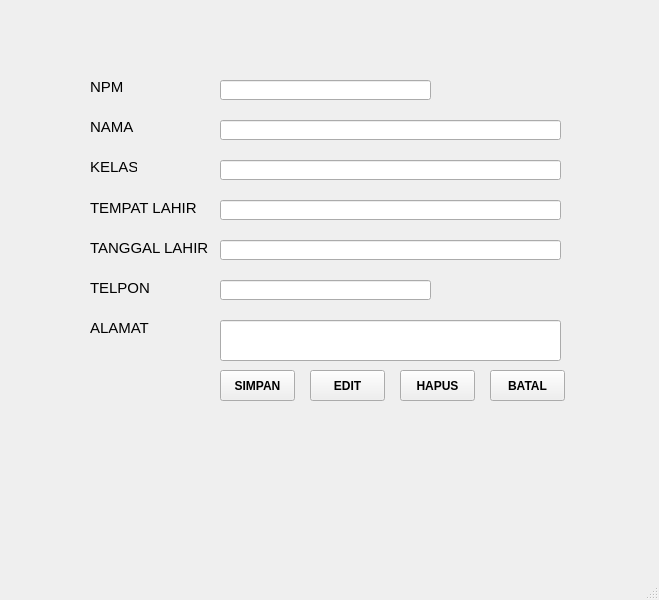
<?xml version="1.0" encoding="UTF-8"?>
<ui version="4.0">
 <class>MainWindow</class>
 <widget class="QMainWindow" name="MainWindow">
  <property name="geometry">
   <rect>
    <x>0</x>
    <y>0</y>
    <width>659</width>
    <height>600</height>
   </rect>
  </property>
  <property name="windowTitle">
   <string>MainWindow</string>
  </property>
  <widget class="QWidget" name="centralwidget">
   <widget class="QLineEdit" name="lineEdit_2">
    <property name="geometry">
     <rect>
      <x>220</x>
      <y>120</y>
      <width>341</width>
      <height>20</height>
     </rect>
    </property>
   </widget>
   <widget class="QLabel" name="label_2">
    <property name="geometry">
     <rect>
      <x>90</x>
      <y>120</y>
      <width>47</width>
      <height>13</height>
     </rect>
    </property>
    <property name="font">
     <font>
      <pointsize>11</pointsize>
     </font>
    </property>
    <property name="text">
     <string>NAMA</string>
    </property>
   </widget>
   <widget class="QPushButton" name="pushButton">
    <property name="geometry">
     <rect>
      <x>220</x>
      <y>370</y>
      <width>75</width>
      <height>31</height>
     </rect>
    </property>
    <property name="font">
     <font>
      <pointsize>9</pointsize>
      <weight>75</weight>
      <bold>true</bold>
     </font>
    </property>
    <property name="text">
     <string>SIMPAN</string>
    </property>
   </widget>
   <widget class="QLabel" name="label_4">
    <property name="geometry">
     <rect>
      <x>90</x>
      <y>200</y>
      <width>111</width>
      <height>16</height>
     </rect>
    </property>
    <property name="font">
     <font>
      <pointsize>11</pointsize>
     </font>
    </property>
    <property name="text">
     <string>TEMPAT LAHIR</string>
    </property>
   </widget>
   <widget class="QPushButton" name="pushButton_4">
    <property name="geometry">
     <rect>
      <x>490</x>
      <y>370</y>
      <width>75</width>
      <height>31</height>
     </rect>
    </property>
    <property name="font">
     <font>
      <pointsize>9</pointsize>
      <weight>75</weight>
      <bold>true</bold>
     </font>
    </property>
    <property name="text">
     <string>BATAL</string>
    </property>
   </widget>
   <widget class="QLineEdit" name="lineEdit_7">
    <property name="geometry">
     <rect>
      <x>220</x>
      <y>320</y>
      <width>341</width>
      <height>41</height>
     </rect>
    </property>
   </widget>
   <widget class="QLineEdit" name="lineEdit">
    <property name="geometry">
     <rect>
      <x>220</x>
      <y>80</y>
      <width>211</width>
      <height>20</height>
     </rect>
    </property>
   </widget>
   <widget class="QLabel" name="label_6">
    <property name="geometry">
     <rect>
      <x>90</x>
      <y>280</y>
      <width>71</width>
      <height>16</height>
     </rect>
    </property>
    <property name="font">
     <font>
      <pointsize>11</pointsize>
     </font>
    </property>
    <property name="text">
     <string>TELPON</string>
    </property>
   </widget>
   <widget class="QLabel" name="label">
    <property name="geometry">
     <rect>
      <x>90</x>
      <y>80</y>
      <width>47</width>
      <height>13</height>
     </rect>
    </property>
    <property name="font">
     <font>
      <pointsize>11</pointsize>
     </font>
    </property>
    <property name="text">
     <string>NPM</string>
    </property>
   </widget>
   <widget class="QLineEdit" name="lineEdit_5">
    <property name="geometry">
     <rect>
      <x>220</x>
      <y>240</y>
      <width>341</width>
      <height>20</height>
     </rect>
    </property>
   </widget>
   <widget class="QLabel" name="label_5">
    <property name="geometry">
     <rect>
      <x>90</x>
      <y>240</y>
      <width>121</width>
      <height>16</height>
     </rect>
    </property>
    <property name="font">
     <font>
      <pointsize>11</pointsize>
     </font>
    </property>
    <property name="text">
     <string>TANGGAL LAHIR</string>
    </property>
   </widget>
   <widget class="QLineEdit" name="lineEdit_3">
    <property name="geometry">
     <rect>
      <x>220</x>
      <y>160</y>
      <width>341</width>
      <height>20</height>
     </rect>
    </property>
   </widget>
   <widget class="QPushButton" name="pushButton_2">
    <property name="geometry">
     <rect>
      <x>310</x>
      <y>370</y>
      <width>75</width>
      <height>31</height>
     </rect>
    </property>
    <property name="font">
     <font>
      <pointsize>9</pointsize>
      <weight>75</weight>
      <bold>true</bold>
     </font>
    </property>
    <property name="text">
     <string>EDIT</string>
    </property>
   </widget>
   <widget class="QLineEdit" name="lineEdit_4">
    <property name="geometry">
     <rect>
      <x>220</x>
      <y>200</y>
      <width>341</width>
      <height>20</height>
     </rect>
    </property>
   </widget>
   <widget class="QLabel" name="label_3">
    <property name="geometry">
     <rect>
      <x>90</x>
      <y>160</y>
      <width>47</width>
      <height>13</height>
     </rect>
    </property>
    <property name="font">
     <font>
      <pointsize>11</pointsize>
     </font>
    </property>
    <property name="text">
     <string>KELAS</string>
    </property>
   </widget>
   <widget class="QPushButton" name="pushButton_3">
    <property name="geometry">
     <rect>
      <x>400</x>
      <y>370</y>
      <width>75</width>
      <height>31</height>
     </rect>
    </property>
    <property name="font">
     <font>
      <pointsize>9</pointsize>
      <weight>75</weight>
      <bold>true</bold>
     </font>
    </property>
    <property name="text">
     <string>HAPUS</string>
    </property>
   </widget>
   <widget class="QLabel" name="label_7">
    <property name="geometry">
     <rect>
      <x>90</x>
      <y>320</y>
      <width>71</width>
      <height>16</height>
     </rect>
    </property>
    <property name="font">
     <font>
      <pointsize>11</pointsize>
     </font>
    </property>
    <property name="text">
     <string>ALAMAT</string>
    </property>
   </widget>
   <widget class="QLineEdit" name="lineEdit_6">
    <property name="geometry">
     <rect>
      <x>220</x>
      <y>280</y>
      <width>211</width>
      <height>20</height>
     </rect>
    </property>
   </widget>
  </widget>
  <widget class="QMenuBar" name="menubar">
   <property name="geometry">
    <rect>
     <x>0</x>
     <y>0</y>
     <width>659</width>
     <height>21</height>
    </rect>
   </property>
  </widget>
  <widget class="QStatusBar" name="statusbar"/>
 </widget>
 <resources/>
 <connections/>
</ui>
